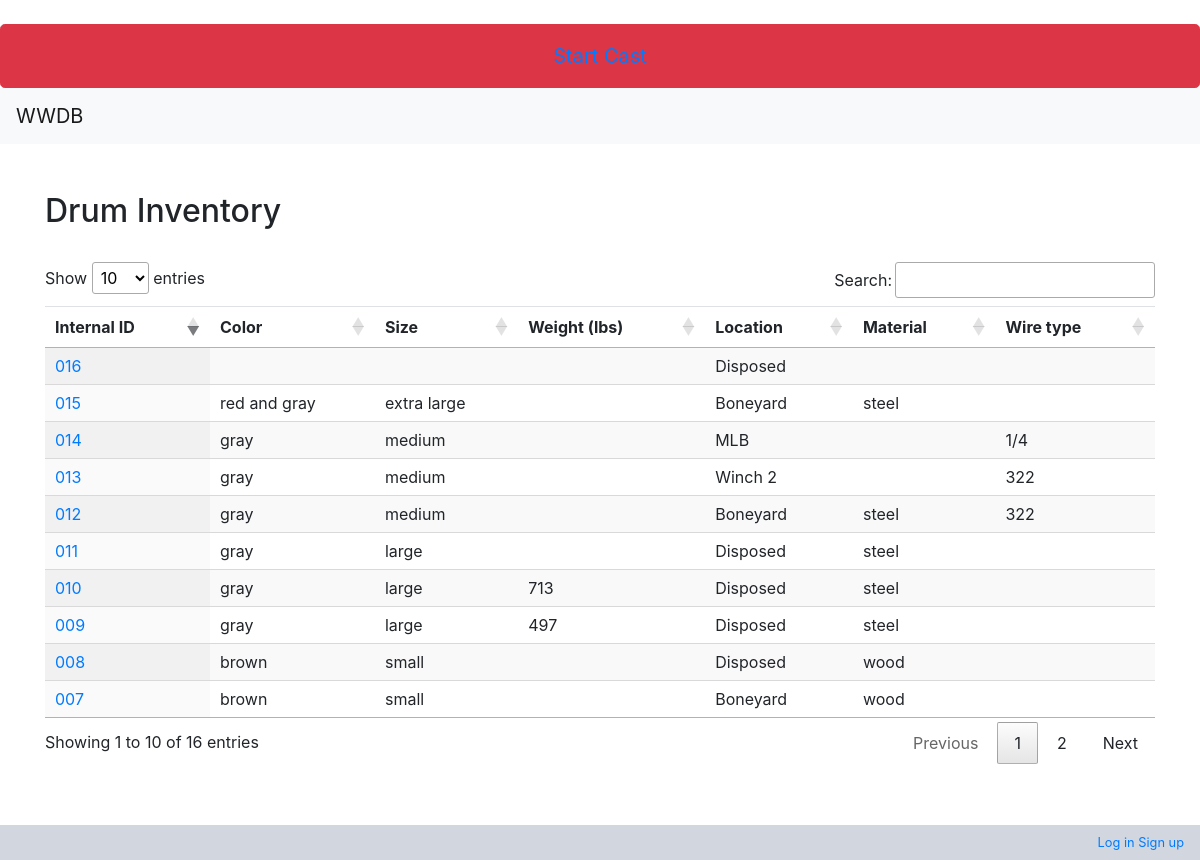
Screenshot of /wwdb/inventories/drumlist/ with the database file from the repository.
### wwdb/models.py (models this page shows, shortened)
class Drum(models.Model):
    id = models.AutoField(db_column='Id', primary_key=True, blank=True, null=False)
    internalid = models.TextField(db_column='InternalId', blank=True, null=True, verbose_name='Internal id')
    color = models.TextField(db_column='Color', blank=True, null=True, verbose_name='Color')
    size = models.TextField(db_column='Size', blank=True, null=True, verbose_name='Size')
    weight = models.TextField(db_column='Weight', blank=True, null=True, verbose_name='Weight')
    location = models.ManyToManyField(Location, through='DrumLocation', related_name='active_location', verbose_name='Location')
    material = models.TextField(db_column='Material', blank=True, null=True, verbose_name='Material')
    wiretype = models.TextField(db_column='WireType', blank=True, null=True, verbose_name='Wire type')
    class Meta:
        managed = True
        db_table = 'Drum'
        verbose_name_plural = "Drum"
    @property
    def active_drum_location(self):
        d=self.drumlocation_set.order_by('-date').first()
        return d
    @property
    def active_location(self):
        d=self.active_drum_location.location
        return d

class DrumLocation(models.Model):
    id = models.AutoField(db_column='Id', primary_key=True, blank=True, null=False)
    date= models.DateField(db_column='Date', blank=True, null=True, verbose_name='Date', validators=[MaxValueValidator(limit_value=date.today)])
    enteredby = models.ForeignKey(User, models.DO_NOTHING, db_column='EnteredBy', blank=True, null=True, verbose_name='Entered by')
    drumid = models.ForeignKey(Drum, models.DO_NOTHING, db_column='DrumId', blank=True, null=True, verbose_name='Drum')
    winch = models.ForeignKey(Winch, models.DO_NOTHING, db_column='WinchId', blank=True, null=True, verbose_name='Winch')
    location = models.ForeignKey(Location, models.DO_NOTHING, db_column='LocationId', blank=True, null=True, verbose_name='Location')
    notes = models.TextField(db_column='Notes', blank=True, null=True, verbose_name='notes')
    wire = models.ForeignKey(Wire, models.DO_NOTHING, db_column='WireId', blank=True, null=True, verbose_name='Wire')
    class Meta:
        managed = True
        db_table = 'DrumLocation'
        verbose_name_plural = "DrumLocation"

class Location(models.Model):
    id = models.AutoField(db_column='Id', primary_key=True, blank=True, null=False)
    location = models.TextField(db_column='Location', blank=True, null=True, verbose_name='Location')
    class Meta:
        managed = True
        db_table = 'Location'
        verbose_name_plural = "Location"
        ordering = ['location']
    def __str__(self):
        return str(self.location)

### wwdb/views.py (the view)
# urls.py: path('inventories/drumlist/', views.drumlist, name='drumlist'),
def drumlist(request):
    drum_list = Drum.objects.order_by('internalid')
    context = {
        'drum_list': drum_list,
        }
    return render(request, 'wwdb/inventories/drumlist.html', context=context)

### context_processors.py (called while the page is built)
def cast_context(request):
    return {'last': Cast.objects.last()}

### wwdb/templates/wwdb/inventories/drumlist.html (shortened to what this page needs)
<!DOCTYPE html>
{% extends "wwdb/base.html" %}
{% block content %}
<h2>Drum Inventory</h2>
<table id="" class="display table">
    <thead>
        <tr>
            <th>Internal ID</th>
            <th>Color</th>
            <th>Size</th>
            <th>Weight (lbs)</th>
            <th>Location</th>
            <th>Material</th>
            <th>Wire type</th>
        </tr>
    </thead>
    {% for drum in drum_list %}
    <tr>
        <td><a href="{% url 'drumedit' drum.pk %}">{{drum.internalid}}</a></td>
        <td>{{drum.color}}</td>
        <td>{{drum.size}}</td>
        <td>{{drum.weight}}</td>
        <td>{{drum.active_location}}</td>
        <td>{{drum.material}}</td>
        <td>{{drum.wiretype}}</td>
    </tr>
    {% endfor %}
</table>
{% endblock %}

### rows the page displays
Drum: internalid "007", color "brown", size "small", active_location "Boneyard", material "wood"
Drum: internalid "008", color "brown", size "small", active_location "Disposed", material "wood"
Drum: internalid "009", color "gray", size "large", weight "497", active_location "Disposed", material "steel"
Drum: internalid "010", color "gray", size "large", weight "713", active_location "Disposed", material "steel"
Drum: internalid "011", color "gray", size "large", active_location "Disposed", material "steel"
Drum: internalid "012", color "gray", size "medium", active_location "Boneyard", material "steel", wiretype "322"
Drum: internalid "013", color "gray", size "medium", active_location "Winch 2", wiretype "322"
Drum: internalid "014", color "gray", size "medium", active_location "MLB", wiretype "1/4"
Drum: internalid "015", color "red and gray", size "extra large", active_location "Boneyard", material "steel"
Drum: internalid "016", active_location "Disposed"
